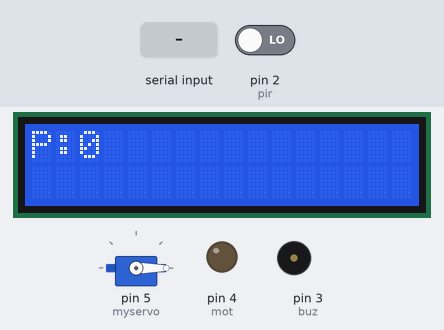
Bench run of a sketch on a simulated Arduino Uno, built with avr-gcc and run on an emulated ATmega328P. Parts: servo, 16×2 character LCD, output pins drawn as LEDs (lit = HIGH), buzzer (waves = sounding, pin HIGH). The inputs (shaded band) are chosen by the test bench; at power-on: pin 2 (pir) LOW. What the sketch prints to the serial monitor is not drawn.

Above: at 2.2 s.
2.3 s: "2" received over Serial
At 3.1 s:
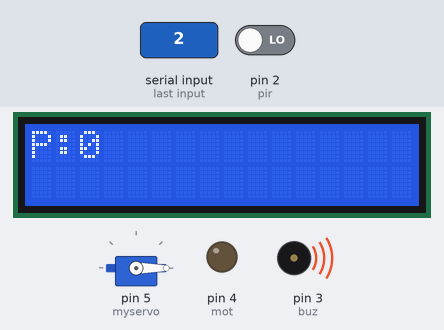
4.8 s: "1" received over Serial
At 5.6 s:
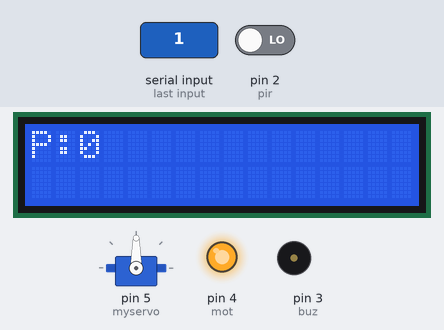
7.8 s: pin 2 (pir) driven HIGH
At 8.5 s:
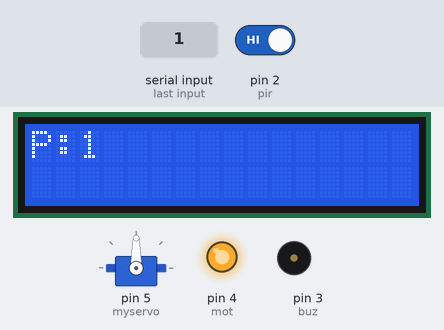
Timing chart, 0 to 10.8 s (numbered marks = the images above; inputs shaded):
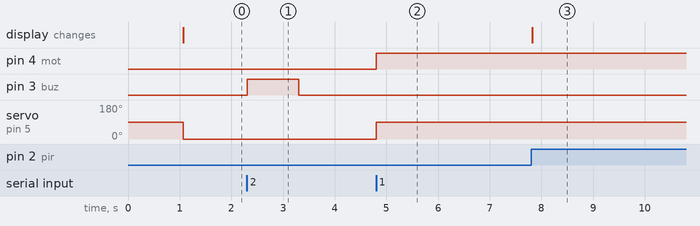

Measured:
- after the input at 2.3 s, pin 3 (buz): LOW → HIGH at once, → LOW 1.0 s later
- after the input at 4.8 s, pin 4 (mot): LOW → HIGH at once; servo on pin 5 (myservo): 0° → 90° at once
- after the input at 7.8 s, the display: changes at once (image 3)

The sketch:

security.ino
```cpp
#include<Servo.h>
#include <LiquidCrystal.h>
const int rs = 8, en = 9, d4 = 10, d5 = 11, d6 = 12, d7 = 13;
LiquidCrystal lcd(rs, en, d4, d5, d6, d7);
Servo myservo;
int pir=2;
int buz=3;
int mot=4;


void setup()
{
  Serial.begin(9600);
  myservo.attach(5);
  pinMode(mot,OUTPUT);
  pinMode(pir,INPUT);
  pinMode(buz,OUTPUT);
  lcd.begin(16,2);
  lcd.print(" WELCOME");
  delay(1000);
  myservo.write(0);

}

void loop()
{

 int pval=digitalRead(pir);
 lcd.clear();
 lcd.print("P:"+String(pval));

 if(pval==1)
 {

 Serial.print("YOUR_CHAT_ID,YOUR_BOT_TOKEN,YOUR_WIFI_NAME,YOUR_WIFI_PASSWORD,Security Alert,1,0,\n");
  delay(10000);
 }
if(Serial.available())
{
  int x=Serial.read();
  if(x=='1')
  {
    digitalWrite(mot,1);
    myservo.write(90);
  }
  if(x=='2')
  {
    digitalWrite(mot,0);
    myservo.write(0);
     digitalWrite(buz,1);
  delay(1000);
  digitalWrite(buz,0);
  }
}
}
```
